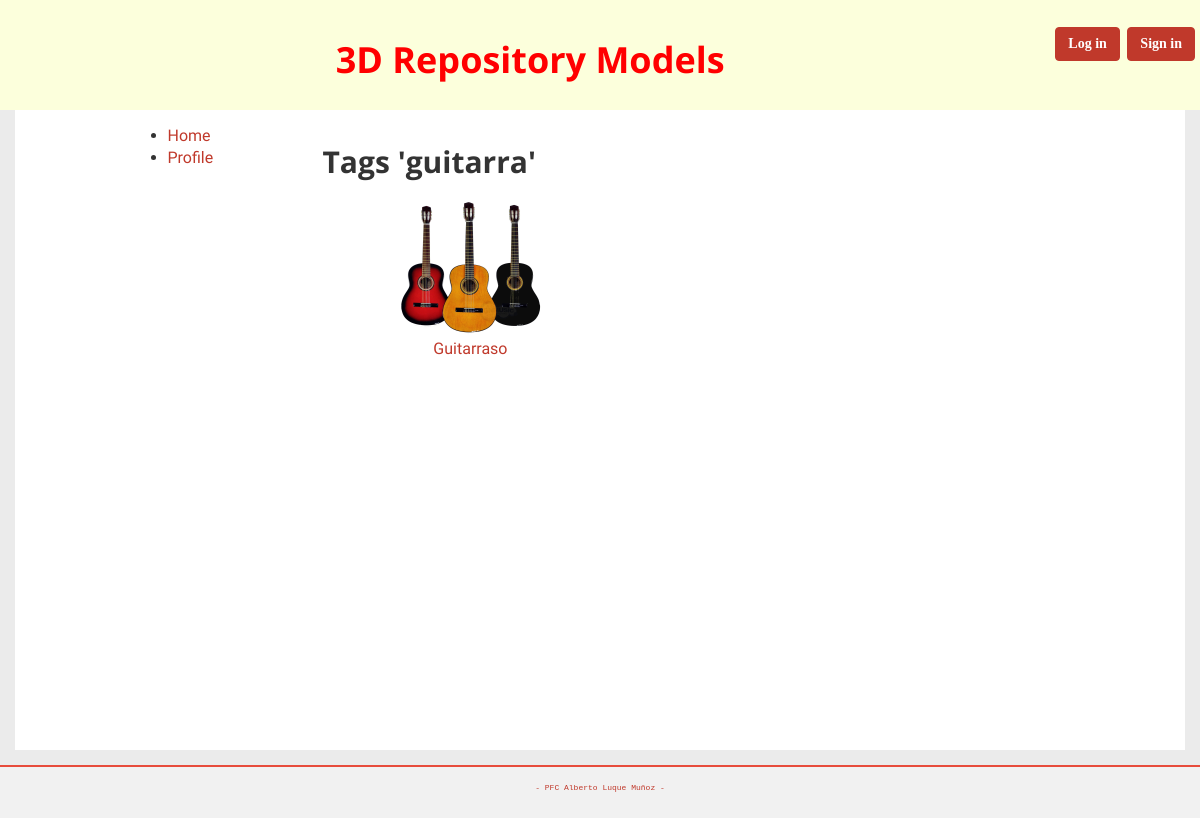
The app's page /tag/guitarra/ with its own data.
### Repositorio3D/modelos3D/models.py (models this page shows, shortened)
class TagsModelos(models.Model):
    modelo = models.ForeignKey('Model3D')
    tag = models.CharField(max_length=50, blank=True)
    class Meta:
        verbose_name = 'Tag'
        verbose_name_plural = 'Tags'

class Model3D(models.Model):
    nombre = models.CharField(max_length=100)
    descripcion = models.TextField(blank=True)
    valoracion = models.FloatField(
        validators=[MinValueValidator(0), MaxValueValidator(10)],
        default=0)
    user = models.ForeignKey(User, null=True)
    class Meta:
        verbose_name = 'Modelo 3D'
        verbose_name_plural = 'Modelos 3D'

class ImagenesModelos(models.Model):
    modelo = models.ForeignKey('Model3D')
    imagen = models.ImageField(storage=fs, blank=True, default='image-not-available.png')
    class Meta:
        verbose_name = 'Imagen'
        verbose_name_plural = 'Imágenes'

### Repositorio3D/modelos3D/views.py (the view)
# urls.py: url(r'tag/(?P<tag_name>(\w+\s*)+)/$', views.VerModelosTags.as_view(), name="ver_modelos_tags"),
class VerModelosTags(ListView):
    context_object_name = 'modelos'
    pk_url_kwarg = 'tag_name'
    model = Model3D
    template_name = 'modelos3D/lista_tag_modelos.html'
    def get_queryset(self):
        return self.model.objects.filter(tagsmodelos__tag__iexact=self.kwargs[self.pk_url_kwarg])
    def get_context_data(self, **kwargs):
        context = super(VerModelosTags, self).get_context_data(**kwargs)
        nombre_tag = self.kwargs[self.pk_url_kwarg]
        context['nombre_tag'] = nombre_tag
        return context

### Repositorio3D/modelos3D/templates/modelos3D/lista_tag_modelos.html (shortened to what this page needs)
{% extends "base/base.html" %}
{% load i18n %}
{% block body %}
    <h2>Tags '{{ nombre_tag }}'</h2>
    <div class="row grid-row">
        {% for modelo in modelos %}
            <div class="col-lg-4 grid-column">
                {% with modelo.imagenesmodelos_set.all|first as image %}
                    <a href="{% url 'detalle_modelos' modelo.id %}"><img src="{{ image.imagen.url }}" class="minimagen" />
                    <br>
                    {{ modelo.nombre }}</a>
                {% endwith %}
            </div>
        {% endfor %}
    </div>
{% endblock %}

### Repositorio3D/static/css/custom_css.css (style rules this page uses)
body { background-color: #ebebeb; font-family: 'Raleway', sans-serif; font-size: 16px; }
h1, h2, h3, h4, h5, h6 { font-family: 'Open Sans', sans-serif; font-weight: bold; }
a { color: #c0392b; }
.grid-row { margin: 10px; }
.grid-column { text-align: center; height: 240px; }
.minimagen { height: auto; width: auto; max-width: 150px; max-height: 150px }

### records on screen
TagsModelos: tag "guitarra"
Model3D: imagen (picture), nombre "Guitarraso"
